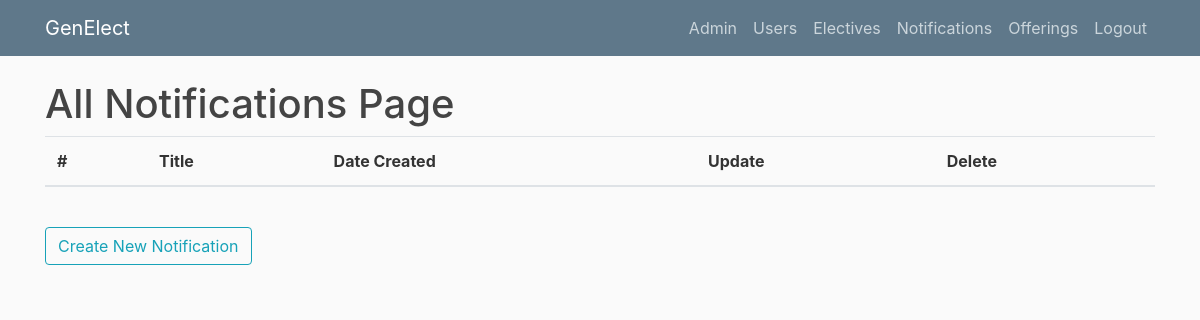
/allnotifications (signed in), run on an earlier commit of the app's database.
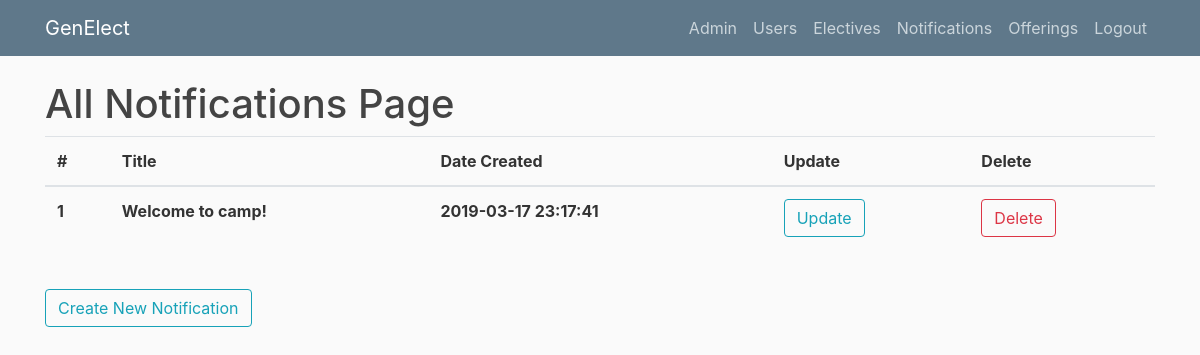
And on a later commit of the database.
### genElect/models.py (models this page shows)
class Base(db.Model):
    __abstract__ = True
    id = db.Column(db.Integer, primary_key=True, autoincrement=True)
    date_created = db.Column(db.DateTime, default=db.func.current_timestamp())
    date_modified = db.Column(db.DateTime, default=db.func.current_timestamp(),
            onupdate=db.func.current_timestamp())

class Notifications(Base):
    title = db.Column(db.String(100))
    notification = db.Column(db.String(1000))

### genElect/__init__.py (the view)
@app.route("/allnotifications")
def allnotifications():
    if current_user.is_authenticated and current_user.role == "admin":
        notifications = Notifications.query.all()
        return render_template('allnotifications.html', notifications=notifications, title="Notifications")
    else:
        return render_template('denied.html')

### genElect/__init__.py (called while the page is built)
@login_manager.user_loader
def load_user(user_id):
    return Users.query.get(int(user_id))

### genElect/templates/allnotifications.html
{% extends "layout.html" %}
{% block content %}
    <h1>All Notifications Page</h1>
	<table class="table">
	  <thead>
	    <tr>
	      <th scope="col">#</th>
	      <th scope="col">Title</th>
	      <th scope="col">Date Created</th>
	      <th scope="col">Update</th>
	      <th scope="col">Delete</th>
	    </tr>
	  </thead>
	  <tbody>
	  	{% for notification in notifications %}
	    <tr>
	      <th scope="row">{{notification.id}}</th>
	      <th scope="row">{{notification.title}}</th>
	      <th scope="row">{{notification.date_created}}</th>
	      <th scope="row"><button type="button" onclick="window.location.href = '/editnotification/{{notification.id}}'" class="btn btn-outline-info">Update</button></th>
	      <th scope="row"><button type="button" onclick="window.location.href = '/deletenotification/{{notification.id}}'" class="btn btn-outline-danger">Delete</button></th>
	    </tr>
	    {% endfor %}
	  </tbody>
	</table>
    <br>
    <button type="button" onclick="window.location.href = '/createnotification'" class="btn btn-outline-info">Create New Notification</button>
{% endblock content %}

What changed in the data, as far as the page shows it:
added Notifications: id "1", title "Welcome to camp!", date_created "2019-03-17 23:17:41"
